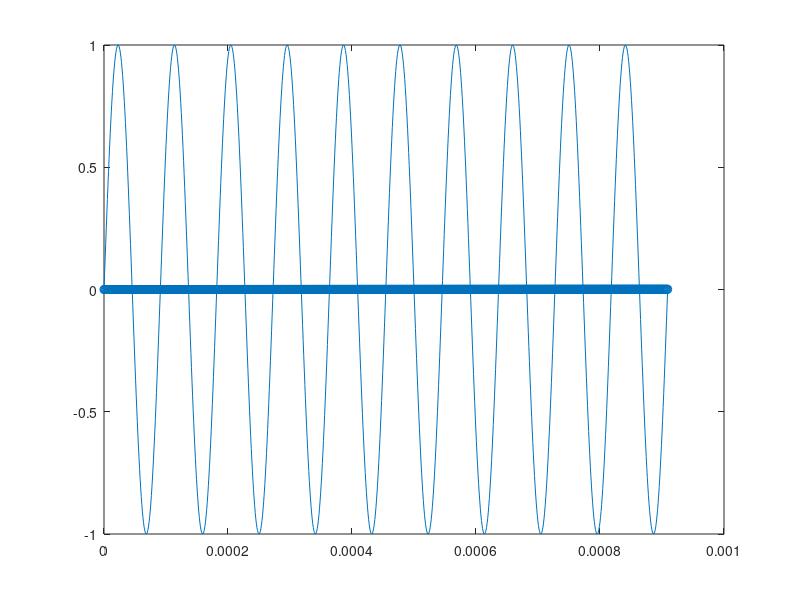
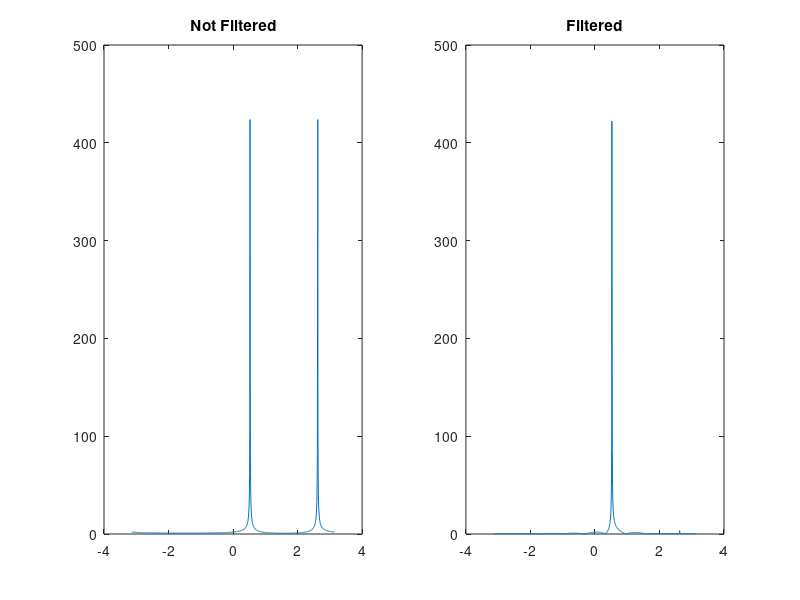
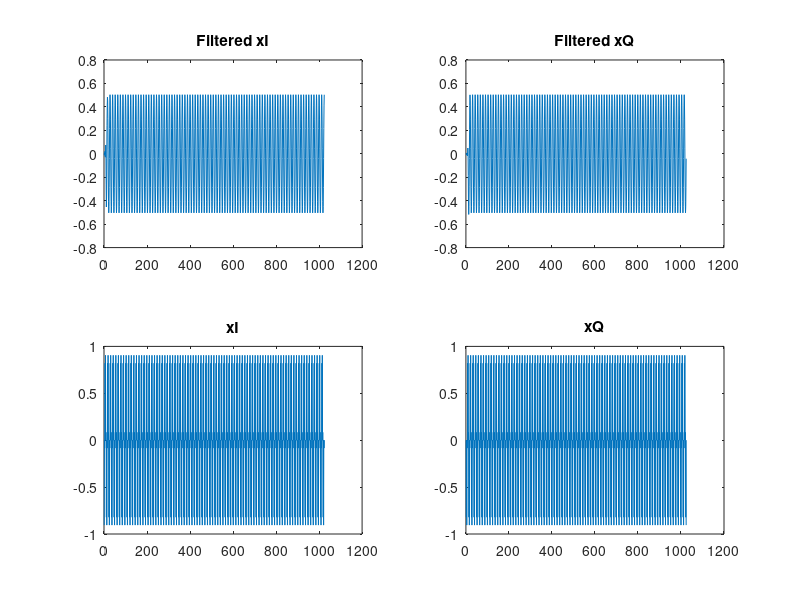

These charts were generated, in order, by the following MATLAB code:
%% IF
w = 2*pi*5e6;
RIF = 600;
XIF = 10e3; CIF = 1/(w*XIF);
RL = 200;

n = RIF/RL;
Q = sqrt(n-1);
Xc = RIF/Q;
C = 1/(w*Xc);
C3 = C-CIF
XL = RL*Q;
L2 = XL/(2*w)

RL = 50;
L11 = sqrt(RL*RIF)/w
C11 = 1/(w*sqrt(RL*RIF))
%% RF
w = 2*pi*85e6;
RRF = 28; XRF = 1.34;
Rs = 50;

n = Rs/RRF;
Q = sqrt(n-1);
Xc = Rs/Q;
C = 1/(w*Xc)
XL = RRF*Q;
Xext = XL-XRF;
Lext = Xext/w;
L = 0.5*Lext

L1 = sqrt(Rs*RRF)/w
C7 = 1/(w*sqrt(Rs*RRF))

%%
N = 1024;
a = [127,0,127,255]-127;
x = repmat(a,1,N/4);


%%

close all

f = 11e3;
fs = 1e6;
N = 49;
t = 0:(1/fs):(N/fs);
a=80;
x = sin(2*pi*f*t+rand(1)*2*pi)*a;
x(x>127)=127; x(x<-127)=-127;

x = abs(x);
x = round(x);
figure
y = cumsum(x);
plot(y)
y(end)


%%
close all
t = linspace(0,10/f,1000);
x = sin(2*pi*f*t);
samp = 0:(1/fs):(10/f);
plot(t,x); hold on; scatter(linspace(0,10/f,length(samp)),samp)

%%

close all

f = 85.25e6;
fs = 1e6;
N = 1024;
t = linspace(0,N/fs,N);
a=127;
x = sin(2*pi*f*t+rand(1)*2*pi);
% x(x>127)=127; x(x<-127)=-127;

sOdd = [1,0,-1,0];
sEven = [0,-1,0,1];

sOdd = repmat(sOdd,1,N/4);
sEven = repmat(sEven,1,N/4);

xI = x.*sOdd;
xQ = x.*sEven;

b = [-0.002685546875,                                          
0.013641357421875,                                       
 0.00262451171875,                                        
-0.02392578125,                                           
-0.00335693359375,                                        
 0.046600341796875,                                       
 0.004119873046875,                                       
-0.095123291015625,                                       
-0.004608154296875,                                       
 0.31451416015625,                                        
 0.5047607421875,                                         
 0.31451416015625,                                        
-0.004608154296875,                                       
-0.095123291015625,                                       
 0.004119873046875,                                       
 0.046600341796875,                                       
-0.00335693359375,                                        
-0.02392578125,                                           
 0.00262451171875,                                        
 0.013641357421875,                                       
-0.002685546875];

xfI = filter(b,1,xI);
xfQ = filter(b,1,xQ);

X = fftshift(fft(xI+1j*xQ));
Xf = fftshift(fft(xfI+1j*xfQ));
figure
subplot(1,2,1), plot(linspace(-pi,pi,N),abs(X)), title('Not Filtered');
subplot(1,2,2), plot(linspace(-pi,pi,N),abs(Xf)), title('Filtered');
figure
subplot(2,2,1), plot(xfI), title('Filtered xI')
subplot(2,2,2), plot(xfQ), title('Filtered xQ')
subplot(2,2,3), plot(xI), title('xI')
subplot(2,2,4), plot(xQ), title('xQ')